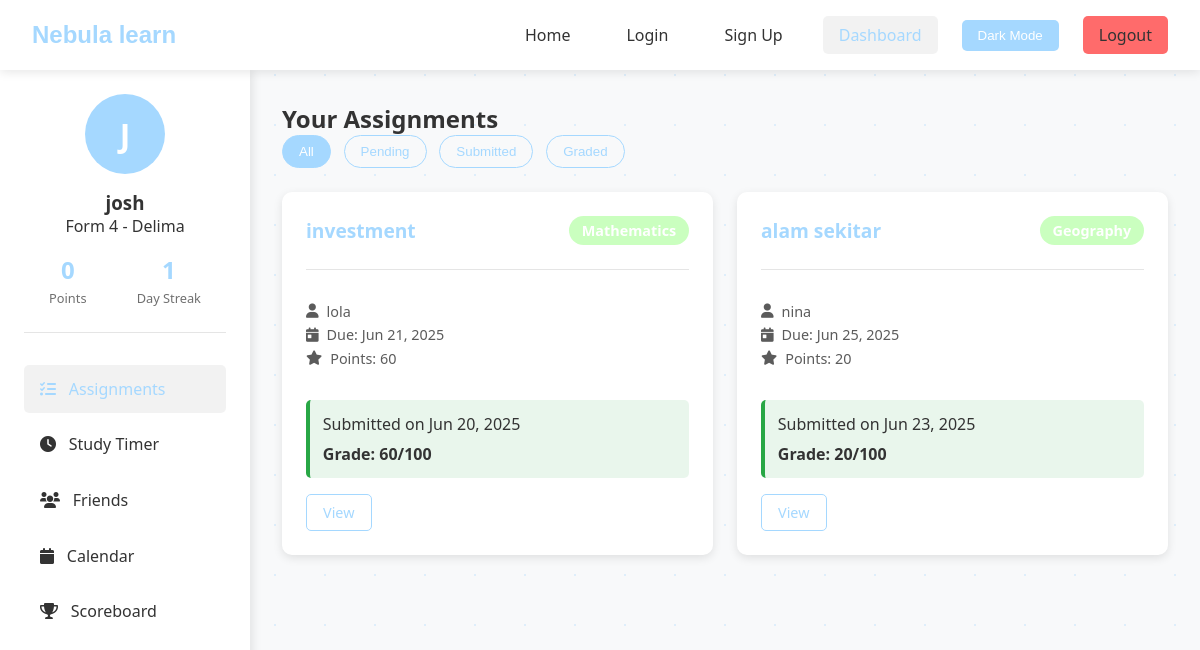
The page /Nebulalearn/user_dashboard.php (signed in) on the database its author committed.
### tables this page shows
CREATE TABLE `students` (
  `id` int(11) NOT NULL,
  `email` varchar(255) NOT NULL,
  `username` varchar(50) NOT NULL,
  `password` varchar(255) NOT NULL,
  `class` varchar(50) NOT NULL,
  `form` varchar(10) NOT NULL,
  `streak` int(11) DEFAULT 0,
  `last_active_date` date DEFAULT NULL,
  `points` int(11) DEFAULT 0,
  `created_at` timestamp NOT NULL DEFAULT current_timestamp()
);

CREATE TABLE `assignments` (
  `id` int(11) NOT NULL,
  `title` varchar(255) NOT NULL,
  `description` text DEFAULT NULL,
  `subject` varchar(100) NOT NULL,
  `due_date` date NOT NULL,
  `points` int(11) NOT NULL,
  `teacher_id` int(11) NOT NULL,
  `class` varchar(50) DEFAULT NULL,
  `form` varchar(10) DEFAULT NULL,
  `created_at` timestamp NOT NULL DEFAULT current_timestamp()
);

CREATE TABLE `teachers` (
  `id` int(11) NOT NULL,
  `email` varchar(255) NOT NULL,
  `username` varchar(50) NOT NULL,
  `password` varchar(255) NOT NULL,
  `school` varchar(255) NOT NULL,
  `created_at` timestamp NOT NULL DEFAULT current_timestamp()
);

CREATE TABLE `student_assignments` (
  `id` int(11) NOT NULL,
  `student_id` int(11) NOT NULL,
  `assignment_id` int(11) NOT NULL,
  `submission` text DEFAULT NULL,
  `grade` int(11) DEFAULT NULL,
  `submitted_at` timestamp NULL DEFAULT NULL
);

### Nebulalearn/functions.php (called while the page is built, shortened)
<?php
require_once 'db.php';
function isLoggedIn() {
    return isset($_SESSION['user_id']);
}
function isTeacher() {
    return isset($_SESSION['user_type']) && $_SESSION['user_type'] === 'teacher';
}
function getUserData() {
    global $conn;
    $table = isTeacher() ? 'teachers' : 'students';
    $id = $_SESSION['user_id'];
    $stmt = $conn->prepare("SELECT * FROM $table WHERE id = ?");
    $stmt->bind_param("i", $id);
    $stmt->execute();
    $result = $stmt->get_result();
    return $result->fetch_assoc();
}
function getStudentAssignments($studentId) {
    global $conn;
    $stmt = $conn->prepare("
        SELECT a.id, a.title, a.description, a.subject, a.due_date, a.points,
               sa.submission, sa.grade, sa.submitted_at, t.username AS teacher_name
        FROM assignments a
        LEFT JOIN student_assignments sa ON a.id = sa.assignment_id AND sa.student_id = ?
        JOIN teachers t ON a.teacher_id = t.id
        ORDER BY a.due_date ASC
    ");
    $stmt->bind_param("i", $studentId);
    $stmt->execute();
    $result = $stmt->get_result();
    return $result->fetch_all(MYSQLI_ASSOC);
}
?>

### Nebulalearn/user_dashboard.php (the view, shortened to what this page needs)
<?php
require_once 'functions.php';
$user = getUserData();
$assignments = getStudentAssignments($user['id']);
?>
<!DOCTYPE html>
<html lang="en">
<head>
    <link rel="stylesheet" href="style.css">
    <link rel="stylesheet" href="https://cdnjs.cloudflare.com/ajax/libs/font-awesome/6.0.0-beta3/css/all.min.css">
</head>
<body>
    <nav class="navbar">
        <div class="logo">Nebula learn</div>
        <div class="nav-links">
            <a href="index.html">Home</a>
            <a href="login.php">Login</a>
            <a href="signup.php">Sign Up</a>
            <a href="user_dashboard.php" class="active">Dashboard</a>
            <button id="theme-toggle">Dark Mode</button>
            <a href="logout.php" class="btn-logout">Logout</a>
        </div>
    </nav>
    <main class="dashboard-container">
        <div class="dashboard-sidebar">
            <div class="user-profile">
                <div class="avatar"><?php echo strtoupper(substr($user['username'], 0, 1)); ?></div>
                <h3><?php echo htmlspecialchars($user['username']); ?></h3>
                <p>Form <?php echo htmlspecialchars($user['form']); ?> - <?php echo htmlspecialchars($user['class']); ?></p>
                <div class="user-stats">
                    <div class="stat">
                        <span class="stat-value"><?php echo $user['points']; ?></span>
                        <span class="stat-label">Points</span>
                    </div>
                    <div class="stat">
                        <span class="stat-value"><?php echo $user['streak']; ?></span>
                        <span class="stat-label">Day Streak</span>
                    </div>
                </div>
            </div>
            <nav class="sidebar-nav">
                <a href="#assignments" class="active"><i class="fas fa-tasks"></i> Assignments</a>
                <a href="#study-timer"><i class="fas fa-clock"></i> Study Timer</a>
                <a href="#friends"><i class="fas fa-users"></i> Friends</a>
                <a href="#calendar"><i class="fas fa-calendar"></i> Calendar</a>
                <a href="scoreboard.php"><i class="fas fa-trophy"></i> Scoreboard</a>
            </nav>
        </div>
        <div class="dashboard-content">
            <section id="assignments" class="dashboard-section">
                <h2>Your Assignments</h2>
                <div class="assignment-filters">
                    <button class="filter-btn active" data-filter="all">All</button>
                    <button class="filter-btn" data-filter="pending">Pending</button>
                    <button class="filter-btn" data-filter="submitted">Submitted</button>
                    <button class="filter-btn" data-filter="graded">Graded</button>
                </div>
                <div class="assignments-grid">
                    <?php foreach ($assignments as $assignment): ?>
                        <div class="assignment-card" data-status="<?php echo $assignment['submitted_at'] ? ($assignment['grade'] !== null ? 'graded' : 'submitted') : 'pending'; ?>">
                            <div class="assignment-header">
                                <h3><?php echo htmlspecialchars($assignment['title']); ?></h3>
                                <span class="subject-badge"><?php echo htmlspecialchars($assignment['subject']); ?></span>
                            </div>
                            <div class="assignment-details">
                                <p><i class="fas fa-user"></i> <?php echo htmlspecialchars($assignment['teacher_name']); ?></p>
                                <p><i class="fas fa-calendar-day"></i> Due: <?php echo date('M j, Y', strtotime($assignment['due_date'])); ?></p>
                                <p><i class="fas fa-star"></i> Points: <?php echo $assignment['points']; ?></p>
                            </div>
                            <?php if ($assignment['submitted_at']): ?>
                                <div class="assignment-status submitted">
                                    <p>Submitted on <?php echo date('M j, Y', strtotime($assignment['submitted_at'])); ?></p>
                                    <?php if ($assignment['grade'] !== null): ?>
                                        <p class="grade">Grade: <?php echo $assignment['grade']; ?>/100</p>
                                    <?php else: ?>
                                        <p class="grade">Awaiting grade</p>
                                    <?php endif; ?>
                                </div>
                            <?php endif; ?>
                            <div class="assignment-actions">
                                <a href="assignment.php?id=<?php echo $assignment['id']; ?>" class="btn btn-view">View</a>
                            </div>
                        </div>
                    <?php endforeach; ?>
                </div>
            </section>
        </div>
    </main>
</body>
</html>

### rows shown on the page
students: username "J", username "josh", form "4", class "Delima", points "0", streak "1"
assignments: title "investment", subject "Mathematics", teacher.username "lola", due_date "Jun 21, 2025", points "60", student_assignments.submitted_at "Jun 20, 2025", student_assignments.grade "60"
assignments: title "alam sekitar", subject "Geography", teacher.username "nina", due_date "Jun 25, 2025", points "20", student_assignments.submitted_at "Jun 23, 2025", student_assignments.grade "20"
